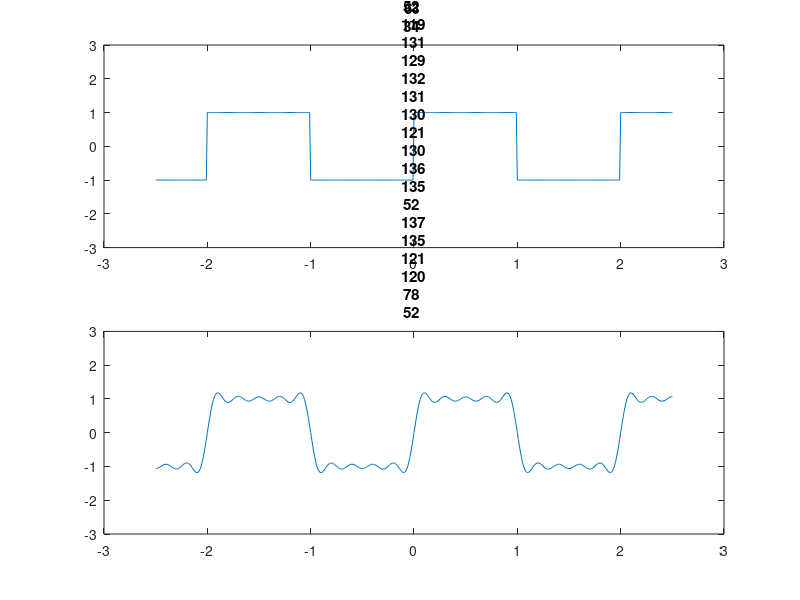

This chart was generated by the following MATLAB code:
% Generate a square Pulse: x(t)
T = 2; 
fo = 1/T; 
wo = 2*pi*fo;
t = -2.5:0.01:2.5;
xt = square(wo*t);

% Now synthesize Fourier Series of the given x(t) using the analysis
% equation. Substitute ak in the synthesis equation as follows: 
a_0 = 0; 
x_c = a_0; 

for k = -10:1:10
    if (k==0)
    continue  
    else
       ak = (1 - cos(k*wo))/(j*wo*k); 
       x_c = x_c + ak.*exp(j*k*wo.*t); 
    end
    
    
end

subplot(2, 1, 1)
plot(t, xt)
title("Original Signal: Periodic Square pulse with T = " + T)
ylim([-3, 3])

subplot(2, 1, 2)
plot(t, x_c)
title("Synthesized Signal: Number of fourier components used: " + 2*k)
ylim([-3, 3])